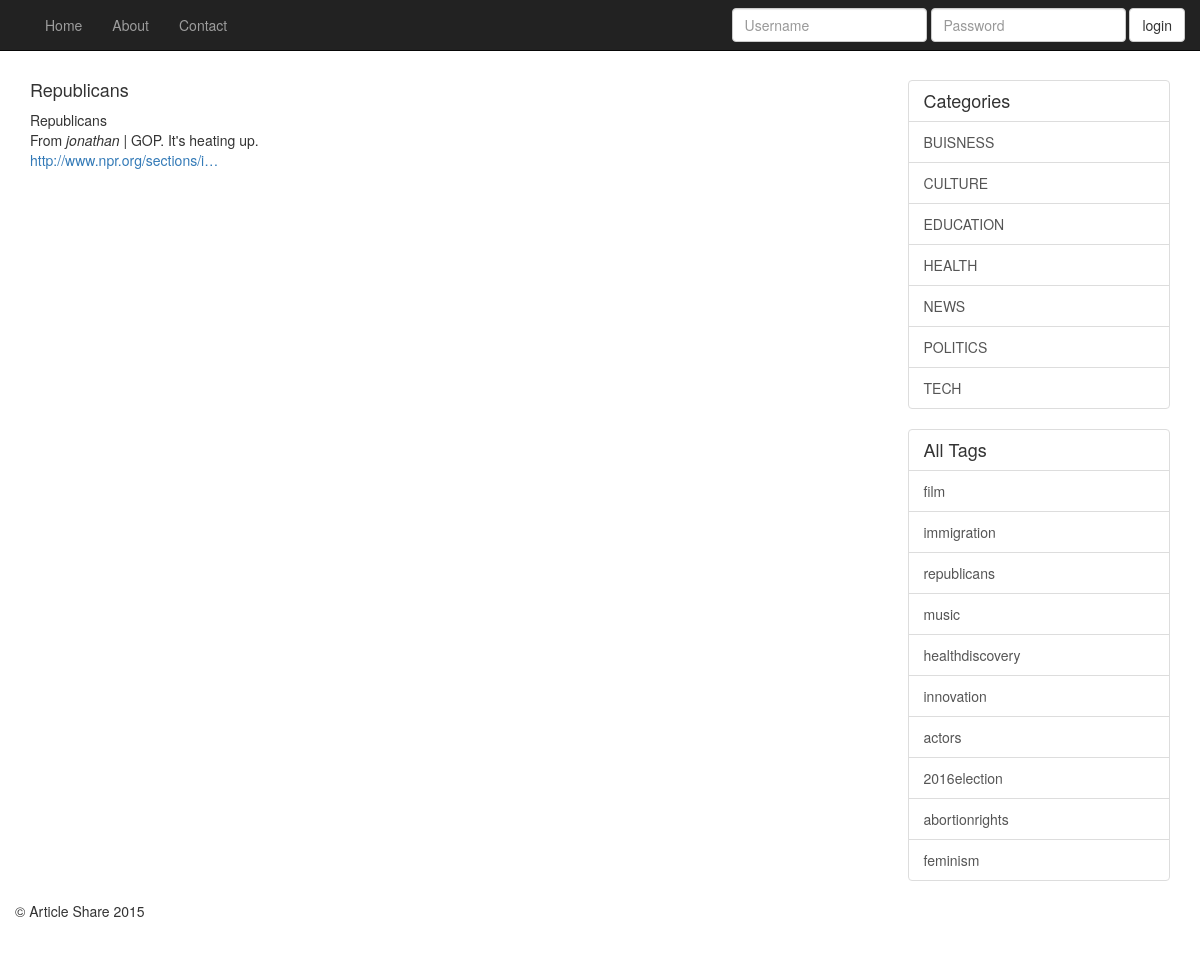
/tag/view/Republicans/, run on the app's committed database.
### tweets/models.py (models this page shows)
class Article(models.Model):
	share = models.CharField(max_length=140, blank=False)
	user = models.ForeignKey(User, default=0)
	posted = models.DateField(auto_now_add=True, auto_now=False)
	category = models.ManyToManyField('tweets.Category')
	tag = models.CharField(max_length=30, blank=True)
	url = models.URLField()
	def __str__(self):
		return str(self.share)
	class Meta:
		ordering = ['posted']

class Category(models.Model):
	category = models.CharField(unique=True, max_length = 20)
	def __str__(self):
		return str(self.category)
	class Meta:
		ordering = ['category']

### tweets/views.py (the view)
# urls.py: url(r'^tag/view/(?P<tag>\w{0,30})/$', 'tweets.views.view_tag', name='view_tag'),
def view_tag(request, tag):
    context = {
    	'user': request.user,
        'tags': tags,
        'categories': categories,
        'shares': shares.filter(tag=tag),
        'tag': tag,
        }
    return render(request, "view_tag.html", context)

### templates/view_tag.html (shortened to what this page needs)
{% extends 'base.html' %}
{% block content %}
<body>
<div class="container">
  <div class="row row-offcanvas row-offcanvas-right">
    <div class="col-xs-12 col-sm-9">
      <h4>{{ tag }}</h4>
      <div class="row">
      {% for share in shares %}
        <div class="col-xs-6 col-lg-4">
          {{ share.tag  }}
          <p>From<i> {{ share.user }} | </i>{{ share }}<br>{{ share.url|urlizetrunc:30 }}</p>
        </div>
      {% endfor %}
      </div>
    </div>
    <div class="col-xs-6 col-sm-3 sidebar-offcanvas" id="sidebar">
      <div class="list-group">
      <h4 class="list-group-item">Categories</h4>
        {% for category in categories %}
        <a href="/category/view/{{ category }}" class="list-group-item">{{ category|upper }}</a>
        {% endfor %}
      </div>
      <div class="list-group">
        <h4 class="list-group-item">All Tags</h4>
      {% for tag in tags %}
        <a href="{% url 'view_tag' tag %}" class="list-group-item">{{ tag|lower  }}</a>
      {% endfor %}
    </div>
  </div>
  <footer>
    <p>&copy; Article Share 2015</p>
  </footer>
</div>
</body>
{% endblock %}

### static/css/navbar-static-top.css (style rules this page uses)
body { min-height: 2000px; }
.row { background-color: }

### templates/base.html (style rules this page uses)
body { padding-top: 70px; }

### data on the page
Article: tag "Republicans", user "jonathan", share "GOP. It's heating up.", url "http://www.npr.org/sections/i…"
Category: category "BUISNESS"
Category: category "CULTURE"
Category: category "EDUCATION"
Category: category "HEALTH"
Category: category "NEWS"
Category: category "POLITICS"
Category: category "TECH"

### other printed values
{{ tag|lower }} "film" "immigration" "republicans" "music" "healthdiscovery" "innovation" "actors" "2016election" "abortionrights" "feminism"
